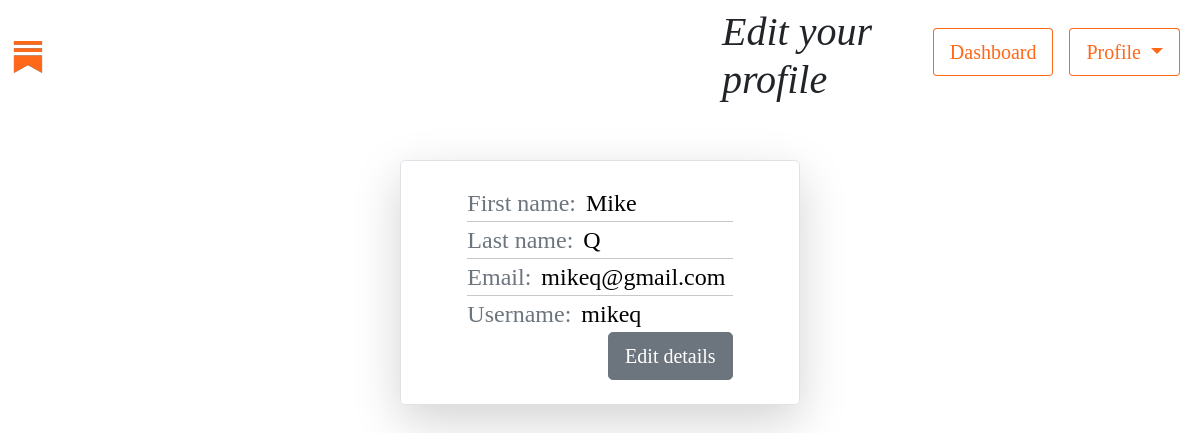
Screenshot of /accounts/details/ (signed in) with the database file from the repository.
### accounts/models.py (models this page shows, shortened)
class SubstackUser(AbstractBaseUser):
    first_name     = models.CharField(verbose_name='first name', max_length=40)
    last_name      = models.CharField(verbose_name='last name', max_length=40)
    email          = models.EmailField(verbose_name='email', max_length=60, unique=True)
    username       = models.CharField(max_length=30, unique=True)
    date_joined    = models.DateTimeField(verbose_name='date joined', auto_now_add=True)
    last_login     = models.DateTimeField(verbose_name='last login', auto_now=True)
    is_admin       = models.BooleanField(default = False)
    is_active      = models.BooleanField(default = True)
    is_staff       = models.BooleanField(default = False)
    is_superuser   = models.BooleanField(default=False)
    USERNAME_FIELD = 'email'
    REQUIRED_FIELDS = ['first_name', 'last_name', 'username',]
    objects = SubstackUserManager()

### accounts/views.py (the view)
@login_required(login_url='accounts:login', redirect_field_name='auth_failed')
def show_account(request):
    pk = request.user.pk
    user = SubstackUser.objects.get(pk=pk)
    context = {
        'user' : user,
        'isDetail': True
    }
    return render(request, 'accounts/account_details.html', context)

### accounts/templates/accounts/account_details.html (shortened to what this page needs)
{% extends 'default.html' %}
{% load static %}
{% load widget_tweaks %}
{% block customcss %} <link rel="stylesheet" href="{% static 'styles.css' %}"> {% endblock customcss %}
{% block content %}
{% include 'snippets/generalheader.html' %}
{% include 'accounts/snippets/detail_snippet.html' %}
{% endblock content %}

### accounts/templates/accounts/snippets/detail_snippet.html
<div class="position-relative start-50 translate-middle-x col-4 mt-5 py-4 border shadow-lg rounded-3 " hx-target="this" hx-swap="outerHTML" style="display:block;">
    <div class="continer-fluid d-flex justify-content-center">
        <div class="col-8">
            <div class="" style="width:100%;">
                <div class="fs-4 text-muted">First name: <span class="ms-1 text-black">{{user.first_name}}</span></div>
                <hr class="bg-dark">
                <div class="fs-4 text-muted">Last name: <span class="ms-1 text-black">{{user.last_name}}</span></div>
                <hr class="bg-dark">
                <div class="fs-4 text-muted">Email: <span class="ms-1 text-black">{{user.email}}</span></div>
                <hr class="bg-dark">
                <div class="fs-4 text-muted">Username: <span class="ms-1 text-black">{{user.username}}</span></div>
            </div>
            <div class="d-flex justify-content-end">
                <button class="btn btn-lg btn-secondary " hx-get="{% url 'accounts:edit-snippet' %}">Edit details</button>
            </div>
        </div>
    </div>
</div>

### assets/styles.css (style rules this page uses)
* { font-family: Cahuenga; }
hr { margin:0; padding:0; color:white; }

### rows the page displays
SubstackUser: first_name "Mike", last_name "Q", email "mikeq@gmail.com", username "mikeq"
